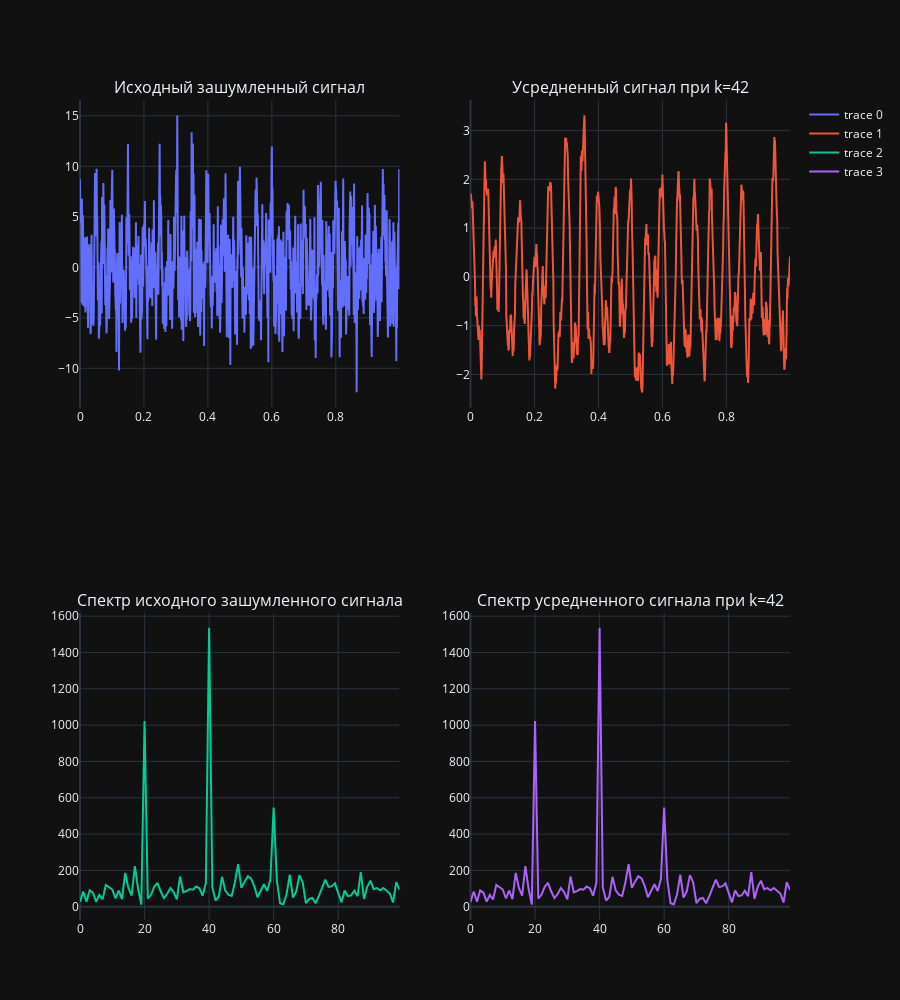

The notebook cell this image was saved under:
### Code cell
fig = make_subplots(rows=2, cols=2,
                    subplot_titles=("Исходный зашумленный сигнал", 
                                    f"Усредненный сигнал при k={42}", 
                                    "Спектр исходного зашумленного сигнала",
                                    f"Спектр усредненного сигнала при k={42}"))

fig.add_trace(
    go.Scatter(x=time_domain, y=signal),
    row=1, col=1
)

fig.add_trace(
    go.Scatter(x=time_domain, y=median_signal),
    row=1, col=2
)

fig.add_trace(
    go.Scatter(x=freq_domain, y=signal_spectrum[0:100].real),
    row=2, col=1
)

fig.add_trace(
    go.Scatter(x=freq_domain, y=median_signal_spectrum[0:100].real),
    row=2, col=2
)
fig.update_layout(
    height=1000
)
fig.show()

### Figure 1 — Plotly figure (JSON) as saved in the notebook; plotly's stock layout.template omitted (floating-point values rounded to 4 significant figures; data arrays with more than 128 entries replaced by an {"elided": "..."} marker saying what was removed)
{"data": [{"x": {"elided": "1000 float values"}, "y": {"elided": "1000 float values"}, "type": "scatter", "xaxis": "x", "yaxis": "y"}, {"x": {"elided": "1000 float values"}, "y": {"elided": "1000 float values"}, "type": "scatter", "xaxis": "x2", "yaxis": "y2"}, {"x": [0, 1, 2, 3, 4, 5, 6, 7, 8, 9, 10, 11, 12, 13, 14, 15, 16, 17, 18, 19, 20, 21, 22, 23, 24, 25, 26, 27, 28, 29, 30, 31, 32, 33, 34, 35, 36, 37, 38, 39, 40, 41, 42, 43, 44, 45, 46, 47, 48, 49, 50, 51, 52, 53, 54, 55, 56, 57, 58, 59, 60, 61, 62, 63, 64, 65, 66, 67, 68, 69, 70, 71, 72, 73, 74, 75, 76, 77, 78, 79, 80, 81, 82, 83, 84, 85, 86, 87, 88, 89, 90, 91, 92, 93, 94, 95, 96, 97, 98, 99], "y": [27.0, 83.36, 27.25, 89.94, 77.24, 28.08, 64.67, 40.57, 120.3, 108.2, 94.84, 45.38, 89.48, 42.24, 186.0, 103.5, 60.7, 223.5, 98.78, 11.6, 1023.0, 44.84, 65.45, 109.6, 131.5, 85.04, 46.95, 70.02, 103.1, 80.48, 40.06, 166.1, 79.54, 86.15, 97.24, 93.46, 111.0, 101.5, 60.0, 131.6, 1535.0, 106.5, 34.37, 53.57, 164.8, 90.08, 65.87, 59.61, 134.5, 233.9, 104.1, 138.1, 167.9, 155.3, 113.6, 52.29, 84.22, 123.5, 86.91, 151.5, 546.5, 144.2, 18.97, 12.15, 68.23, 176.1, 50.02, 84.61, 174.0, 133.6, 20.37, 42.82, 48.79, 19.26, 58.69, 105.1, 149.4, 109.6, 112.0, 128.6, 70.43, 23.62, 89.55, 58.85, 62.06, 88.71, 58.36, 190.2, 43.13, 109.7, 143.9, 96.43, 102.2, 90.92, 103.4, 85.22, 72.8, 23.15, 134.9, 92.76], "type": "scatter", "xaxis": "x3", "yaxis": "y3"}, {"x": [0, 1, 2, 3, 4, 5, 6, 7, 8, 9, 10, 11, 12, 13, 14, 15, 16, 17, 18, 19, 20, 21, 22, 23, 24, 25, 26, 27, 28, 29, 30, 31, 32, 33, 34, 35, 36, 37, 38, 39, 40, 41, 42, 43, 44, 45, 46, 47, 48, 49, 50, 51, 52, 53, 54, 55, 56, 57, 58, 59, 60, 61, 62, 63, 64, 65, 66, 67, 68, 69, 70, 71, 72, 73, 74, 75, 76, 77, 78, 79, 80, 81, 82, 83, 84, 85, 86, 87, 88, 89, 90, 91, 92, 93, 94, 95, 96, 97, 98, 99], "y": [27.0, 83.36, 27.25, 89.94, 77.24, 28.08, 64.67, 40.57, 120.3, 108.2, 94.84, 45.38, 89.48, 42.24, 186.0, 103.5, 60.7, 223.5, 98.78, 11.6, 1023.0, 44.84, 65.45, 109.6, 131.5, 85.04, 46.95, 70.02, 103.1, 80.48, 40.06, 166.1, 79.54, 86.15, 97.24, 93.46, 111.0, 101.5, 60.0, 131.6, 1535.0, 106.5, 34.37, 53.57, 164.8, 90.08, 65.87, 59.61, 134.5, 233.9, 104.1, 138.1, 167.9, 155.3, 113.6, 52.29, 84.22, 123.5, 86.91, 151.5, 546.5, 144.2, 18.97, 12.15, 68.23, 176.1, 50.02, 84.61, 174.0, 133.6, 20.37, 42.82, 48.79, 19.26, 58.69, 105.1, 149.4, 109.6, 112.0, 128.6, 70.43, 23.62, 89.55, 58.85, 62.06, 88.71, 58.36, 190.2, 43.13, 109.7, 143.9, 96.43, 102.2, 90.92, 103.4, 85.22, 72.8, 23.15, 134.9, 92.76], "type": "scatter", "xaxis": "x4", "yaxis": "y4"}], "layout": {"xaxis": {"anchor": "y", "domain": [0.0, 0.45]}, "yaxis": {"anchor": "x", "domain": [0.625, 1.0]}, "xaxis2": {"anchor": "y2", "domain": [0.55, 1.0]}, "yaxis2": {"anchor": "x2", "domain": [0.625, 1.0]}, "xaxis3": {"anchor": "y3", "domain": [0.0, 0.45]}, "yaxis3": {"anchor": "x3", "domain": [0.0, 0.375]}, "xaxis4": {"anchor": "y4", "domain": [0.55, 1.0]}, "yaxis4": {"anchor": "x4", "domain": [0.0, 0.375]}, "annotations": [{"font": {"size": 16}, "showarrow": false, "text": "Исходный зашумленный сигнал", "x": 0.225, "xanchor": "center", "xref": "paper", "y": 1.0, "yanchor": "bottom", "yref": "paper"}, {"font": {"size": 16}, "showarrow": false, "text": "Усредненный сигнал при k=42", "x": 0.775, "xanchor": "center", "xref": "paper", "y": 1.0, "yanchor": "bottom", "yref": "paper"}, {"font": {"size": 16}, "showarrow": false, "text": "Спектр исходного зашумленного сигнала", "x": 0.225, "xanchor": "center", "xref": "paper", "y": 0.375, "yanchor": "bottom", "yref": "paper"}, {"font": {"size": 16}, "showarrow": false, "text": "Спектр усредненного сигнала при k=42", "x": 0.775, "xanchor": "center", "xref": "paper", "y": 0.375, "yanchor": "bottom", "yref": "paper"}], "height": 1000}}
